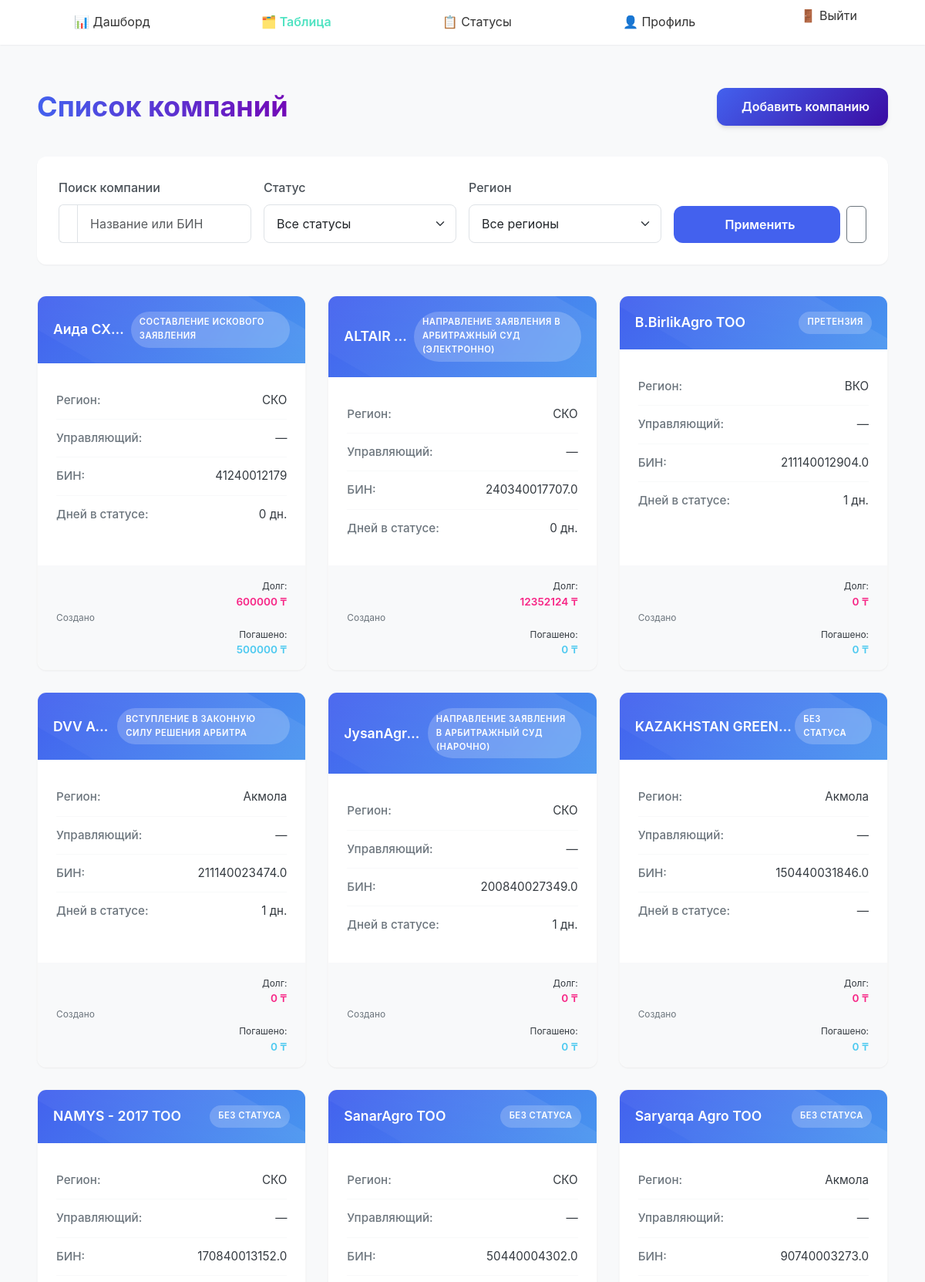
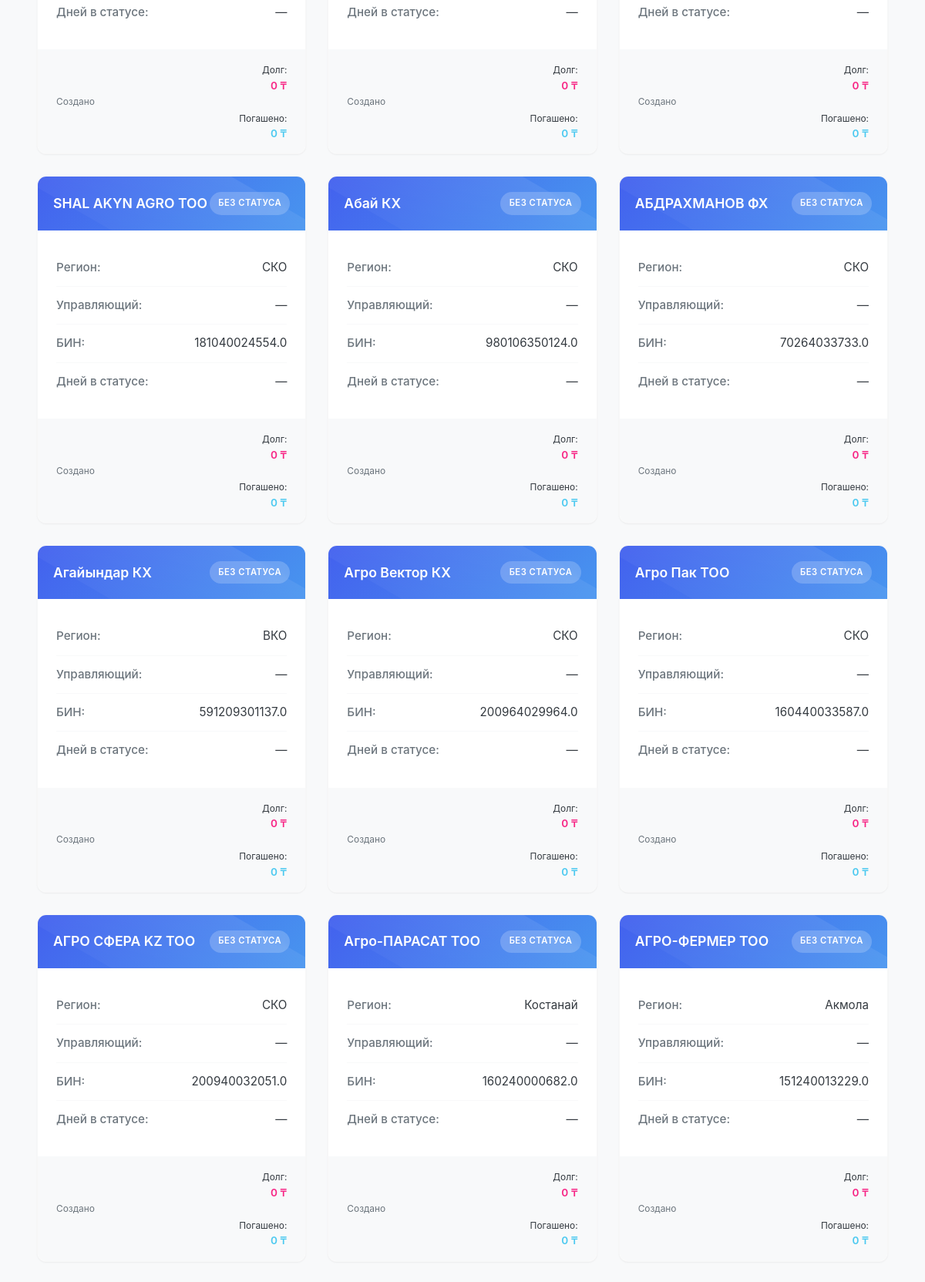
The page /main/ (signed in, upper part) on the database its author committed (2 pictures, top to bottom).
### main/models.py (models this page shows, shortened)
class Company(models.Model):
    name = models.CharField("Название компании", max_length=200)
    bin_number = models.CharField(
        "БИН",
        max_length=50,
        blank=True,
        null=True,
        help_text="Бизнес-идентификационный номер (необязательно)"
    )
    manager_name = models.CharField(
        "Управляющий",
        max_length=150,
        blank=True,
        null=True,
        help_text="Имя ответственного лица/управляющего (необязательно)"
    )
    debt_amount = models.DecimalField(
        "Сумма долга",
        max_digits=12,
        decimal_places=2,
        blank=True,
        null=True,
        help_text="Сумма долга (необязательно)"
    )
    status = models.ForeignKey(
        Status,
        on_delete=models.SET_NULL,
        null=True,
        blank=True,
        related_name="+",
        verbose_name="Текущий статус"
    )
    position = models.IntegerField(
        "Позиция в колонке",
        default=0,
        help_text="Порядок внутри одного статуса на доске"
    )
    region = models.CharField(
        "Регион",
        max_length=3,
        choices=REGION_CHOICES,
        default="KST",
        help_text="Географический регион компании"
    )
    repaid_amount = models.DecimalField(
        "Сумма погашения",
        max_digits=12,
        decimal_places=2,
        blank=True,
        null=True,
        help_text="Сумма уже погашенного долга (если есть)"
    )
    class Meta:
        ordering = ["position"]
        verbose_name = "Компания"
        verbose_name_plural = "Компании"

class Status(models.Model):
    name = models.CharField("Название статуса", max_length=400)
    order = models.PositiveIntegerField(
        "Порядок отображения",
        default=0,
        help_text="Чем меньше — тем левее на доске"
    )
    duration_days = models.PositiveIntegerField(
        "Рекомендуемое время (дней)",
        default=0,
        help_text="Рекомендованное количество дней в этом статусе"
    )
    class Meta:
        ordering = ["order"]
        verbose_name = "Статус"
        verbose_name_plural = "Статусы"

### main/views.py (the view)
# urls.py: path('', views.index, name='index'),
@login_required
def index(request):
    if request.user.is_staff:
        qs = Company.objects.all()
    else:
        user_regions = request.user.profile.regions.values_list('code', flat=True)
        qs = Company.objects.filter(region__in=user_regions)
    q       = request.GET.get('q', '').strip()
    st_id   = request.GET.get('status')
    region  = request.GET.get('region')
    overdue = request.GET.get('overdue') == '1'
    if q:
        qs = qs.filter(name__icontains=q)
    if st_id:
        qs = qs.filter(status_id=st_id)
    if request.user.is_staff and region:
        qs = qs.filter(region=region)
    companies = []
    now = timezone.now()
    for c in qs.order_by('position'):
        last = c.history.first()
        if last and c.status and c.status.duration_days:
            workdays_elapsed = count_workdays(last.changed_at, now)
            is_overdue       = workdays_elapsed > c.status.duration_days
            days_in_status   = workdays_elapsed
        else:
            is_overdue     = False
            days_in_status = None
        if overdue and not is_overdue:
            continue
        c.days_in_status = days_in_status
        c.is_overdue     = is_overdue
        companies.append(c)
    return render(request, 'main/index.html', {
        'title':    'Список компаний',
        'companies': companies,
        'statuses': Status.objects.order_by('order'),
        'regions':  REGION_CHOICES,
    })

### main/views.py (called while the page is built)
def count_workdays(start_dt, end_dt):
    start_date = start_dt.date()
    end_date = end_dt.date()
    workdays = 0
    current = start_date
    while current < end_date:
        if current.weekday() < 5:
            workdays += 1
        current += timedelta(days=1)
    return workdays

### main/templates/main/index.html (shortened to what this page needs)
{% extends 'main/base.html' %}
{% block content %}
<div class="dashboard-container">
  <div class="page-header">
    <h1>{{ title }}</h1>
    <a href="{% url 'main:add_company' %}" class="btn-add hover-scale">
       Добавить компанию
    </a>
  </div>
  <div class="filter-card hover-scale">
    <form method="get" class="row gx-3 gy-3 align-items-end">
      <div class="col-12 col-md-6 col-lg-3">
        <label for="id_q">Поиск компании</label>
        <div class="input-group">
          <span class="input-group-text"></span>
          <input type="text" id="id_q" name="q" class="form-control"
                 value="{{ request.GET.q|default_if_none:'' }}"
                 placeholder="Название или БИН">
        </div>
      </div>
      <div class="col-12 col-md-6 col-lg-3">
        <label for="id_status">Статус</label>
        <select id="id_status" name="status" class="form-select">
          <option value="">Все статусы</option>
        </select>
      </div>
      {% if user.is_staff %}
      <div class="col-12 col-md-6 col-lg-3">
        <label for="id_region">Регион</label>
        <select id="id_region" name="region" class="form-select">
          <option value="">Все регионы</option>
        </select>
      </div>
      {% endif %}
      <div class="col-12 col-md-6 col-lg-3 d-flex">
        <button type="submit" class="btn btn-primary w-100 hover-scale">
           Применить
        </button>
        <a href="?" class="btn btn-outline-secondary ms-2 hover-scale">
        </a>
      </div>
    </form>
  </div>
  {% if companies %}
  <div class="companies-grid">
    {% for c in companies %}
    <div class="company-card">
      <div class="card-header">
        <a href="{% url 'main:company_detail' c.pk %}">{{ c.name }}</a>
        {% if c.status %}
          <span class="badge-status">{{ c.status.name }}</span>
        {% else %}
          <span class="badge-status">Без статуса</span>
        {% endif %}
      </div>
      <div class="card-body">
        <ul class="info-list">
          <li>
            <strong>Регион:</strong>
            <span>{{ c.get_region_display|default:'—' }}</span>
          </li>
          <li>
            <strong>Управляющий:</strong>
            <span>{{ c.manager_name|default:'—' }}</span>
          </li>
          <li>
            <strong>БИН:</strong>
            <span>{{ c.bin_number|default:'—' }}</span>
          </li>
          <li>
            <strong>Дней в статусе:</strong>
            <span>
              {% if c.days_in_status is not None %}
                {{ c.days_in_status }} дн.
              {% else %}
                —
              {% endif %}
            </span>
          </li>
        </ul>
      </div>
      <div class="card-footer">
        <div class="date">
          <small>Создано</small><br>
        </div>
        <div class="amounts">
          <small>Долг:</small>
          <span class="amount debt">{{ c.debt_amount|default_if_none:0|floatformat:0 }} ₸</span><br>
          <small>Погашено:</small>
          <span class="amount repaid">{{ c.repaid_amount|default_if_none:0|floatformat:0 }} ₸</span>
        </div>
      </div>
    </div>
    {% endfor %}
  </div>
  {% endif %}
</div>
{% endblock %}

### main/static/main/css/custom.css (style rules this page uses)
:root { --color-primary: #4a90e2; --color-secondary: #f5f7fa; --color-accent: #50e3c2; --color-danger: #dc3545; --color-warning: #f5a623; --color-success: #7ed321; --color-text: #333333; --radius-sm: 0.25rem; --radius: 0.5rem; --radius-lg: 0.75rem; --shadow-sm: 0 2px 4px rgba(0,0,0,0.05); --shadow-md: 0 4px 12px rgba(0,0,0,0.1); }
body { background-color: var(--color-secondary); color: var(--color-text); font-family: 'Inter', sans-serif; line-height: 1.6; }
.btn-primary { background-color: var(--color-primary); border-color: var(--color-primary); border-radius: var(--radius); transition: background-color 0.2s; }

### rows shown on the page
Company: name "Аида СХ…", status.name "СОСТАВЛЕНИЕ ИСКОВОГО ЗАЯВЛЕНИЯ", region "СКО", manager_name "—", bin_number "41240012179", days_in_status "0", debt_amount "600000", repaid_amount "500000"
Company: name "ALTAIR…", status.name "НАПРАВЛЕНИЕ ЗАЯВЛЕНИЯ В АРБИТРАЖНЫЙ СУД (ЭЛЕКТРОННО)", region "СКО", manager_name "—", bin_number "240340017707.0", days_in_status "0", debt_amount "12352124", repaid_amount "0"
Company: name "B.BirlikAgro ТОО", status.name "ПРЕТЕНЗИЯ", region "ВКО", manager_name "—", bin_number "211140012904.0", days_in_status "1", debt_amount "0", repaid_amount "0"
Company: name "DVV A…", status.name "ВСТУПЛЕНИЕ В ЗАКОННУЮ СИЛУ РЕШЕНИЯ АРБИТРА", region "Акмола", manager_name "—", bin_number "211140023474.0", days_in_status "1", debt_amount "0", repaid_amount "0"
Company: name "JysanAgr…", status.name "НАПРАВЛЕНИЕ ЗАЯВЛЕНИЯ В АРБИТРАЖНЫЙ СУД (НАРОЧНО)", region "СКО", manager_name "—", bin_number "200840027349.0", days_in_status "1", debt_amount "0", repaid_amount "0"
Company: name "KAZAKHSTAN GREEN…", shows "БЕЗ СТАТУСА", region "Акмола", manager_name "—", bin_number "150440031846.0", debt_amount "0", repaid_amount "0"
Company: name "NAMYS - 2017 ТОО", shows "БЕЗ СТАТУСА", region "СКО", manager_name "—", bin_number "170840013152.0", debt_amount "0", repaid_amount "0"
Company: name "SanarAgro ТОО", shows "БЕЗ СТАТУСА", region "СКО", manager_name "—", bin_number "50440004302.0", debt_amount "0", repaid_amount "0"
Company: name "Saryarqa Agro ТОО", shows "БЕЗ СТАТУСА", region "Акмола", manager_name "—", bin_number "90740003273.0", debt_amount "0", repaid_amount "0"
Company: name "SHAL AKYN AGRO ТОО", shows "БЕЗ СТАТУСА", region "СКО", manager_name "—", bin_number "181040024554.0", debt_amount "0", repaid_amount "0"
Company: name "Абай КХ", shows "БЕЗ СТАТУСА", region "СКО", manager_name "—", bin_number "980106350124.0", debt_amount "0", repaid_amount "0"
Company: name "АБДРАХМАНОВ ФХ", shows "БЕЗ СТАТУСА", region "СКО", manager_name "—", bin_number "70264033733.0", debt_amount "0", repaid_amount "0"
Company: name "Агайындар КХ", shows "БЕЗ СТАТУСА", region "ВКО", manager_name "—", bin_number "591209301137.0", debt_amount "0", repaid_amount "0"
Company: name "Агро Вектор КХ", shows "БЕЗ СТАТУСА", region "СКО", manager_name "—", bin_number "200964029964.0", debt_amount "0", repaid_amount "0"
Company: name "Агро Пак ТОО", shows "БЕЗ СТАТУСА", region "СКО", manager_name "—", bin_number "160440033587.0", debt_amount "0", repaid_amount "0"
Company: name "АГРО СФЕРА KZ ТОО", shows "БЕЗ СТАТУСА", region "СКО", manager_name "—", bin_number "200940032051.0", debt_amount "0", repaid_amount "0"
Company: name "Агро-ПАРАСАТ ТОО", shows "БЕЗ СТАТУСА", region "Костанай", manager_name "—", bin_number "160240000682.0", debt_amount "0", repaid_amount "0"
Company: name "АГРО-ФЕРМЕР ТОО", shows "БЕЗ СТАТУСА", region "Акмола", manager_name "—", bin_number "151240013229.0", debt_amount "0", repaid_amount "0"

### other values the page prints
{{ title }} "Список компаний"
